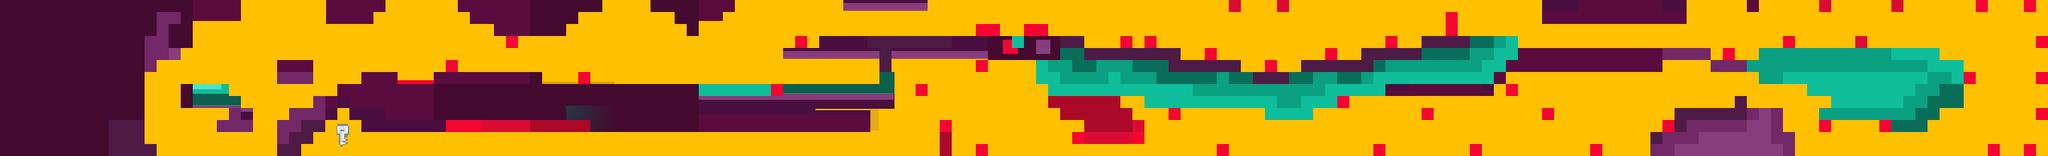

Tiled map render using the project's own tile images. Description and the map definition, with tile-layer contents summarised, below:
An orthogonal 170x13 tile map with 16x16 px tiles, 3 tile layers (background, color, sf), 2 tilesets and 146 objects.

<map version="1.0" orientation="orthogonal" renderorder="right-down" width="170" height="13" tilewidth="16" tileheight="16" nextobjectid="842">
 <tileset firstgid="1" name="tileset_gutter" tilewidth="16" tileheight="16" spacing="2" margin="1" tilecount="1782" columns="33">
  <image source="../tileset_gutter.png" width="594" height="972" />
 </tileset>
 <tileset firstgid="1783" name="6" tilewidth="16" tileheight="16" spacing="1" margin="2" tilecount="741" columns="57">
  <image source="../6.png" width="976" height="234" />
 </tileset>
 <layer name="background" width="170" height="13">
  <data>[2210 cells, 2197 non-empty, 468 distinct tile ids]</data>
 </layer>
 <layer name="color" width="170" height="13">
  <data>[2210 cells, 639 non-empty, 38 distinct tile ids]</data>
 </layer>
 <objectgroup name="ground">
  <object id="641" x="576" y="96" width="144" height="16" />
  <object id="642" x="432" y="16" width="64" height="16" />
  <object id="643" x="608" y="0" width="16" height="16" />
  <object id="644" x="624" y="16" width="32" height="16" />
  <object id="645" x="656" y="32" width="95" height="16" />
  <object id="646" x="256" y="0" width="64" height="32" />
  <object id="649" x="720" y="112" width="208" height="16" />
  <object id="650" x="1040" y="64" width="48" height="16" />
  <object id="651" x="1088" y="48" width="208" height="16" />
  <object id="652" x="1120" y="0" width="112" height="16" />
  <object id="654" x="928" y="0" width="48" height="16" />
  <object id="655" x="928" y="16" width="32" height="16" />
  <object id="656" x="1088" y="64" width="96" height="16" />
  <object id="657" x="1168" y="80" width="16" height="16" />
  <object id="658" x="928" y="112" width="96" height="16" />
  <object id="662" x="240" y="-144" width="80" height="144" />
  <object id="663" x="432" y="-144" width="80" height="144" />
  <object id="666" x="608" y="-144" width="112" height="144" />
  <object id="667" x="896" y="-144" width="80" height="144" />
  <object id="668" x="1120" y="-144" width="112" height="144" />
  <object id="677" x="1296" y="48" width="144" height="16" />
  <object id="678" x="1440" y="64" width="128" height="16" />
  <object id="679" x="1552" y="80" width="96" height="16" />
  <object id="680" x="1648" y="96" width="80" height="16" />
  <object id="681" x="1728" y="80" width="96" height="16" />
  <object id="682" x="1808" y="64" width="80" height="16" />
  <object id="683" x="1888" y="48" width="128" height="16" />
  <object id="705" x="368" y="80" width="48" height="32" />
  <object id="706" x="416" y="128" width="32" height="16" />
  <object id="707" x="448" y="112" width="48" height="16" />
  <object id="708" x="480" y="96" width="48" height="16" />
  <object id="709" x="384" y="144" width="32" height="16" />
  <object id="710" x="368" y="160" width="16" height="16" />
  <object id="730" x="192" y="192" width="16" height="16" />
  <object id="731" x="190" y="158.667" width="2" height="36.6667" />
  <object id="797" x="2048" y="0" width="176" height="32" />
  <object id="798" x="2016" y="64" width="256" height="16" />
  <object id="802" x="2320" y="0" width="16" height="16" />
  <object id="803" x="2224" y="0" width="16" height="32" />
  <object id="804" x="2272" y="80" width="80" height="16" />
  <object id="805" x="2336" y="64" width="240" height="32" />
  <object id="806" x="2576" y="80" width="32" height="64" />
  <object id="807" x="2544" y="144" width="32" height="16" />
  <object id="808" x="2512" y="160" width="48" height="16" />
  <object id="809" x="2432" y="144" width="64" height="16" />
  <object id="810" x="2416" y="144" width="16" height="16" />
  <object id="811" x="2400" y="112" width="32" height="16" />
  <object id="812" x="2432" y="128" width="16" height="16" />
  <object id="813" x="2336" y="96" width="64" height="16" />
  <object id="816" x="400" y="206.5" width="2393.94" height="28.5" />
  <object id="817" x="2336" y="144" width="32" height="64" />
  <object id="819" x="2368" y="176" width="16" height="32" />
  <object id="820" x="2304" y="144" width="48" height="64" />
  <object id="821" x="2224" y="144" width="96" height="80" />
  <object id="822" x="2192" y="176.5" width="32" height="31.5" />
  <object id="823" x="2016" y="80" width="192" height="16" />
  <object id="824" x="1840" y="112" width="144" height="16" />
  <object id="825" x="1680" y="144" width="64" height="16" />
  <object id="826" x="1744" y="128" width="32" height="16" />
  <object id="827" x="1792" y="112" width="48" height="16" />
  <object id="828" x="1584" y="128" width="112" height="16" />
  <object id="829" x="1520" y="128" width="64" height="16" />
  <object id="830" x="1488" y="112" width="32" height="16" />
  <object id="831" x="1312" y="64" width="80" height="16" />
  <object id="833" x="1184" y="64" width="128" height="16" />
  <object id="834" x="784" y="160" width="368" height="16" />
  <object id="835" x="1120" y="128" width="48" height="32" />
 </objectgroup>
 <objectgroup name="Pipes">
  <object id="669" x="736" y="16" width="32" height="16" />
  <object id="670" x="768" y="-16" width="32" height="32" />
  <object id="671" x="864" y="0" width="32" height="16" />
  <object id="672" x="896" y="16" width="16" height="16" />
  <object id="673" x="912" y="32" width="16" height="16" />
  <object id="674" x="1040" y="112" width="144" height="16" />
  <object id="675" x="1024" y="128" width="16" height="16" />
  <object id="676" x="1168" y="96" width="16" height="16" />
 </objectgroup>
 <objectgroup name="Coins" offsetx="-7" offsety="5">
  <properties>
   <property name="quit" value="" />
  </properties>
 </objectgroup>
 <objectgroup name="Bricks">
  <object id="711" x="208" y="208" width="160" height="32" />
  <object id="715" x="144" y="160" height="16" />
  <object id="716" x="192" y="48" height="112" />
  <object id="717" x="208" y="80" height="16" />
  <object id="718" x="240" y="64" height="16" />
  <object id="722" x="288" y="160" height="16" />
  <object id="723" x="288" y="176" width="48" />
  <object id="726" x="304" y="128" width="16" />
  <object id="727" x="320" y="144" width="16" />
  <object id="728" x="368" y="176" height="32" />
  <object id="732" x="240" y="112" width="64" height="32" />
  <object id="733" x="304" y="144" width="16" height="16" />
  <object id="734" x="288" y="160" width="16" height="16" />
  <object id="735" x="336" y="144" height="32" />
 </objectgroup>
 <objectgroup name="Goombas" />
 <objectgroup name="Turtles" />
 <objectgroup name="Finish_line">
  <object id="837" x="448" y="160" width="16" height="32" />
 </objectgroup>
 <objectgroup name="Story_line" />
 <objectgroup name="kill_lines">
  <object id="685" x="672" y="48" width="16" height="16" />
  <object id="687" x="1296" y="80" width="16" height="16" />
  <object id="688" x="1296" y="192" width="16" height="16" />
  <object id="689" x="1520" y="48" width="16" height="16" />
  <object id="690" x="1600" y="64" width="16" height="16" />
  <object id="691" x="1680" y="80" width="16" height="16" />
  <object id="692" x="1760" y="64" width="16" height="16" />
  <object id="693" x="1840" y="48" width="16" height="16" />
  <object id="694" x="1920" y="32" width="16" height="16" />
  <object id="695" x="592" y="80" width="16" height="16" />
  <object id="696" x="768" y="96" width="16" height="16" />
  <object id="697" x="528" y="112" width="48" height="16" />
  <object id="698" x="1024" y="112" width="16" height="16" />
  <object id="699" x="1056" y="48" width="16" height="16" />
  <object id="700" x="1296" y="32" width="32" height="16" />
  <object id="701" x="1360" y="32" width="32" height="16" />
  </objectgroup>
 <objectgroup name="Bosses" />
 <objectgroup name="Map_line" />
 <layer name="sf" width="170" height="13">
  <data>[2210 cells, 105 non-empty, 12 distinct tile ids]</data>
 </layer>
</map>
<!-- 40 of 146 objects omitted -->
